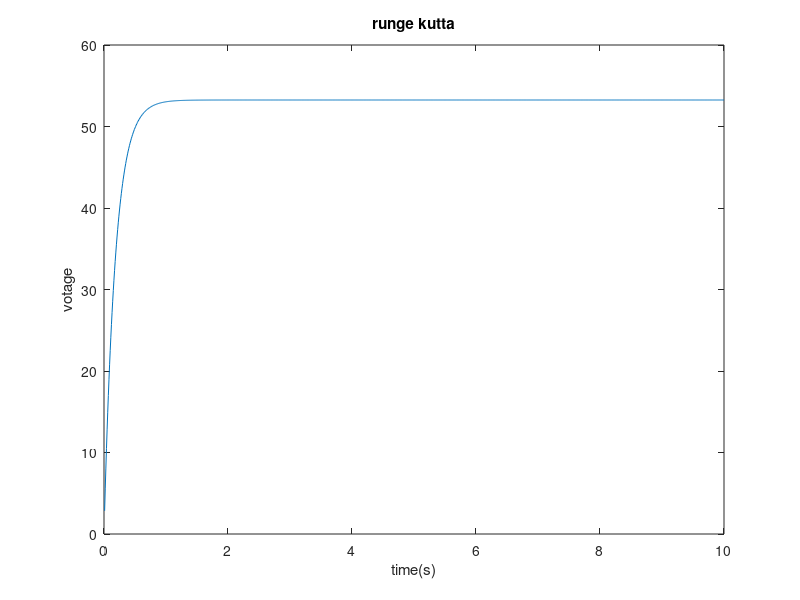

MATLAB code for this plot:
alpha=5.49;
beta=58.47;
vs=5;
h=0.01;
x0=0;
x=zeros(1,1000);
t=zeros(1,1000);

k0=h*(-alpha*x0+beta*vs);
k1=h*(-alpha*(x0+k0/2)+beta*vs);
k2=h*(-alpha*(x0+k1/2)+beta*vs);
k3=h*(-alpha*(x0+k2)+beta*vs);
x(1)=x0+(k0+2*k1+2*k2+k3)/6;
t(1)=h;

for n=1:999
    k0=h*(-alpha*x(n)+beta*vs);
    k1=h*(-alpha*(x(n)+k0/2)+beta*vs);
    k2=h*(-alpha*(x(n)+k1/2)+beta*vs);
    k3=h*(-alpha*(x(n)+k2)+beta*vs);
    x(n+1)=x(n)+(k0+2*k1+2*k2+k3)/6;
    t(n+1)=t(n)+h;
end

plot(t,x),title('runge kutta'),xlabel('time(s)'),ylabel('votage');
